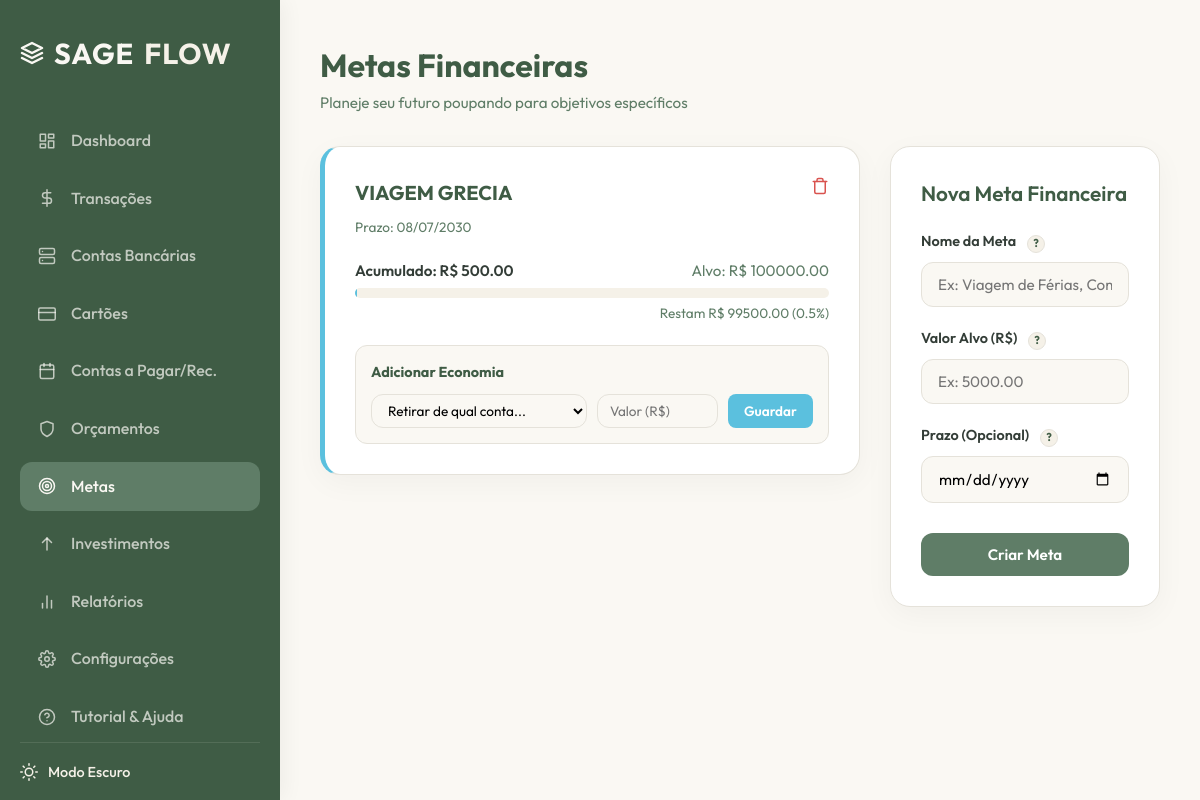
Screenshot of /goals/ (signed in) with the database file from the repository.
### app/models.py (models this page shows)
class Goal(db.Model):
    __tablename__ = 'goals'
    id = db.Column(db.Integer, primary_key=True)
    user_id = db.Column(db.Integer, db.ForeignKey('users.id'), nullable=False)
    name = db.Column(db.String(100), nullable=False)  # Viagem, Reserva de Emergência
    target_amount = db.Column(db.Float, nullable=False)
    current_amount = db.Column(db.Float, default=0.0, nullable=False)
    deadline = db.Column(db.Date, nullable=True)

### app/routes/goals.py (the view)
@goals_bp.route('/')
@login_required
def index():
    goals = Goal.query.filter_by(user_id=current_user.id).all()
    accounts = Account.query.filter_by(user_id=current_user.id).all()
    goals_list = []
    for goal in goals:
        percent = (goal.current_amount / goal.target_amount * 100) if goal.target_amount > 0 else 0
        goals_list.append({
            'id': goal.id,
            'name': goal.name,
            'target_amount': goal.target_amount,
            'current_amount': goal.current_amount,
            'percent': min(percent, 100),
            'raw_percent': percent,
            'deadline': goal.deadline
        })
    return render_template('goals.html', goals=goals_list, accounts=accounts)

### app/templates/goals.html (shortened to what this page needs)
{% extends 'base.html' %}
{% block content %}
<div class="page-header">
    <div class="page-title">
        <h2>Metas Financeiras</h2>
        <p>Planeje seu futuro poupando para objetivos específicos</p>
    </div>
</div>
<div class="section-grid">
    <div>
        {% if goals %}
            {% for goal in goals %}
                <div class="content-card" style="margin-bottom: 25px; border-left: 5px solid var(--color-info);">
                    <div style="display: flex; justify-content: space-between; align-items: flex-start;">
                        <div>
                            <h4 style="font-size: 1.25rem; color: var(--color-dark-green); margin-bottom: 5px;">{{ goal.name }}</h4>
                            {% if goal.deadline %}
                                <span style="font-size: 0.85rem; color: var(--color-sage);">
                                    Prazo: {{ goal.deadline.strftime('%d/%m/%Y') }}
                                </span>
                            {% else %}
                                <span style="font-size: 0.85rem; color: var(--color-sage);">Sem prazo definido</span>
                            {% endif %}
                        </div>
                        <form action="{{ url_for('goals.delete', id=goal.id) }}" method="POST" onsubmit="return confirm('Deseja excluir esta meta? O saldo não será devolvido automaticamente.');">
                            <button type="submit" style="background: none; border: none; cursor: pointer; color: var(--color-danger);">
                                <svg width="18" height="18" viewBox="0 0 24 24" fill="none" stroke="currentColor" stroke-width="2" stroke-linecap="round" stroke-linejoin="round"><polyline points="3 6 5 6 21 6"></polyline><path d="M19 6v14a2 2 0 0 1-2 2H7a2 2 0 0 1-2-2V6m3 0V4a2 2 0 0 1 2-2h4a2 2 0 0 1 2 2v2"></path></svg>
                            </button>
                        </form>
                    </div>
                    <div style="margin: 20px 0;">
                        <div style="display: flex; justify-content: space-between; font-size: 0.95rem; margin-bottom: 5px;">
                            <span style="font-weight: 600;">Acumulado: R$ {{ "%.2f"|format(goal.current_amount) }}</span>
                            <span style="color: var(--color-sage);">Alvo: R$ {{ "%.2f"|format(goal.target_amount) }}</span>
                        </div>
                        <div class="progress-bar-bg">
                            <div class="progress-bar-fill" style="width: {{ goal.percent }}%; background-color: var(--color-info);"></div>
                        </div>
                        <div style="text-align: right; font-size: 0.85rem; color: var(--color-sage); margin-top: 5px;">
                            {% if goal.target_amount > goal.current_amount %}
                                Restam R$ {{ "%.2f"|format(goal.target_amount - goal.current_amount) }} ({{ "%.1f"|format(goal.raw_percent) }}%)
                            {% else %}
                                <span style="color: var(--color-success); font-weight: 600;">&check; Meta alcançada! Parabéns!</span>
                            {% endif %}
                        </div>
                    </div>
                    {% if goal.target_amount > goal.current_amount %}
                        <div style="background-color: var(--color-off-white); padding: 15px; border-radius: var(--border-radius-md); border: 1px solid var(--color-light-gray); margin-top: 15px;">
                            <h5 style="font-size: 0.9rem; color: var(--color-dark-green); margin-bottom: 10px;">Adicionar Economia</h5>
                            <form action="{{ url_for('goals.deposit', id=goal.id) }}" method="POST" style="display: flex; gap: 10px; flex-wrap: wrap;">
                                <select name="account_id" class="form-control" style="flex: 2; min-width: 180px; padding: 6px 12px; font-size: 0.85rem;" required>
                                    <option value="">Retirar de qual conta...</option>
                                </select>
                                <input type="number" name="amount" class="form-control" step="0.01" placeholder="Valor (R$)" style="flex: 1; min-width: 100px; padding: 6px 12px; font-size: 0.85rem;" required>
                                <button type="submit" class="btn btn-primary btn-sm" style="flex-shrink: 0; background-color: var(--color-info);">Guardar</button>
                            </form>
                        </div>
                    {% endif %}
                </div>
            {% endfor %}
        {% else %}
            <div class="content-card">
                <div class="empty-state">
                    <p>Nenhuma meta financeira cadastrada.</p>
                </div>
            </div>
        {% endif %}
    </div>
    <div class="content-card" style="height: fit-content;">
        <h3>Nova Meta Financeira</h3>
        <form action="{{ url_for('goals.add') }}" method="POST">
            <div class="form-group">
                <label for="name" class="form-label">Nome da Meta <div class="tooltip"><span class="help-badge">?</span></div></label>
                <input type="text" id="name" name="name" class="form-control" placeholder="Ex: Viagem de Férias, Compra de Carro" required>
            </div>
            <div class="form-group">
                <label for="target_amount" class="form-label">Valor Alvo (R$) <div class="tooltip"><span class="help-badge">?</span></div></label>
                <input type="number" id="target_amount" name="target_amount" class="form-control" step="0.01" placeholder="Ex: 5000.00" required>
            </div>
            <div class="form-group">
                <label for="deadline" class="form-label">Prazo (Opcional) <div class="tooltip"><span class="help-badge">?</span></div></label>
                <input type="date" id="deadline" name="deadline" class="form-control">
            </div>
            <button type="submit" class="btn btn-primary" style="width: 100%; margin-top: 10px;">Criar Meta</button>
        </form>
    </div>
</div>
{% endblock %}

### app/static/css/style.css (style rules this page uses)
:root { --color-sage: #5F7D67; --color-dark-green: #3F5C45; --color-beige: #F5F1E8; --color-off-white: #FAF8F3; --color-light-gray: #E5E2DA; --color-dark-gray: #333d37; --color-card-bg: #ffffff; --color-accent-green: #4E6E58; --color-danger: #d9534f; --color-success: #5cb85c; --color-info: #5bc0de; --color-warning: #f0ad4e; --font-primary: 'Outfit', sans-serif; --border-radius-sm: 8px; --border-radius-md: 12px; --border-radius-lg: 20px; --box-shadow: 0 8px 30px rgba(0, 0, 0, 0.04); --box-shadow-hover: 0 12px 40px rgba(0, 0, 0, 0.08); --transition: all 0.3s cubic-bezier(0.25, 0.8, 0.25, 1); }
* { box-sizing: border-box; margin: 0; padding: 0; }
body { font-family: var(--font-primary); background-color: var(--color-off-white); color: var(--color-dark-gray); line-height: 1.6; overflow-x: hidden; }
.page-header { display: flex; justify-content: space-between; align-items: center; margin-bottom: 30px; }
.page-title h2 { font-size: 2rem; color: var(--color-dark-green); font-weight: 700; }
.page-title p { color: var(--color-sage); font-size: 0.95rem; }
.section-grid { display: grid; grid-template-columns: 2fr 1fr; gap: 30px; margin-bottom: 40px; }
.content-card { background-color: var(--color-card-bg); border-radius: var(--border-radius-lg); padding: 30px; box-shadow: var(--box-shadow); border: 1px solid var(--color-light-gray); }
.content-card h3 { font-size: 1.3rem; color: var(--color-dark-green); margin-bottom: 20px; font-weight: 600; display: flex; justify-content: space-between; align-items: center; }
.form-group { margin-bottom: 20px; }
.form-label { display: block; margin-bottom: 8px; font-weight: 600; font-size: 0.9rem; color: var(--color-dark-gray); }
.form-control { width: 100%; padding: 12px 16px; border-radius: var(--border-radius-md); border: 1px solid var(--color-light-gray); background-color: var(--color-off-white); font-family: var(--font-primary); font-size: 0.95rem; transition: var(--transition); }
.btn { display: inline-flex; align-items: center; justify-content: center; gap: 10px; padding: 12px 24px; border-radius: var(--border-radius-md); font-family: var(--font-primary); font-weight: 600; font-size: 0.95rem; border: none; cursor: pointer; transition: var(--transition); text-decoration: none; }
.btn-primary { background-color: var(--color-sage); color: #ffffff; }
.btn-sm { padding: 8px 16px; font-size: 0.85rem; border-radius: var(--border-radius-sm); }
.progress-bar-bg { background-color: var(--color-beige); height: 10px; border-radius: 50px; overflow: hidden; width: 100%; }
.progress-bar-fill { height: 100%; background-color: var(--color-sage); border-radius: 50px; transition: width 0.5s ease; }
.tooltip { position: relative; display: inline-block; cursor: help; margin-left: 8px; vertical-align: middle; }
.help-badge { display: inline-flex; align-items: center; justify-content: center; width: 18px; height: 18px; background-color: var(--color-beige); color: var(--color-dark-green); border-radius: 50%; font-size: 0.7rem; font-weight: 700; border: 1px solid var(--color-light-gray); transition: var(--transition); }

### rows the page displays
Goal: name "VIAGEM GRECIA", deadline "08/07/2030", current_amount "500.00", target_amount "100000.00", goal.target_amount-goal.current_amount "99500.00", raw_percent "0.5"
